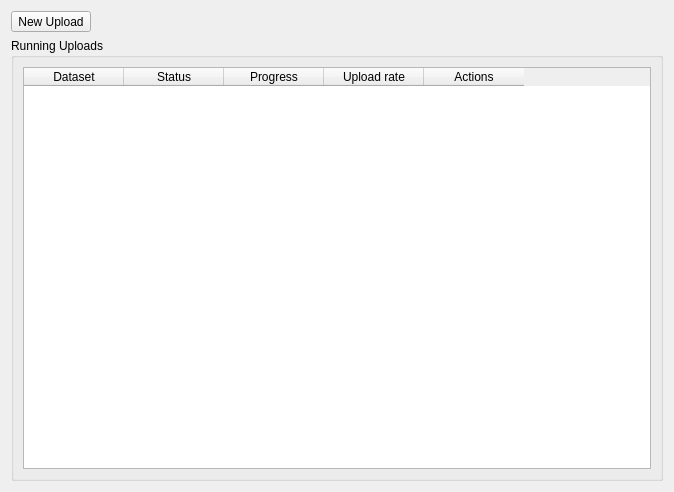
<?xml version="1.0" encoding="UTF-8"?>
<ui version="4.0">
 <class>Form</class>
 <widget class="QWidget" name="Form">
  <property name="geometry">
   <rect>
    <x>0</x>
    <y>0</y>
    <width>674</width>
    <height>492</height>
   </rect>
  </property>
  <property name="windowTitle">
   <string>Form</string>
  </property>
  <layout class="QVBoxLayout" name="verticalLayout">
   <item>
    <layout class="QHBoxLayout" name="horizontalLayout_8">
     <item>
      <widget class="QToolButton" name="toolButton_new_upload">
       <property name="text">
        <string>New Upload</string>
       </property>
      </widget>
     </item>
     <item>
      <spacer name="horizontalSpacer_2">
       <property name="orientation">
        <enum>Qt::Horizontal</enum>
       </property>
       <property name="sizeHint" stdset="0">
        <size>
         <width>40</width>
         <height>20</height>
        </size>
       </property>
      </spacer>
     </item>
    </layout>
   </item>
   <item>
    <widget class="QGroupBox" name="groupBox">
     <property name="sizePolicy">
      <sizepolicy hsizetype="Preferred" vsizetype="Expanding">
       <horstretch>0</horstretch>
       <verstretch>0</verstretch>
      </sizepolicy>
     </property>
     <property name="title">
      <string>Running Uploads</string>
     </property>
     <layout class="QVBoxLayout" name="verticalLayout_7">
      <item>
       <widget class="UploadTableWidget" name="widget_jobs">
        <column>
         <property name="text">
          <string>Dataset</string>
         </property>
        </column>
        <column>
         <property name="text">
          <string>Status</string>
         </property>
        </column>
        <column>
         <property name="text">
          <string>Progress</string>
         </property>
        </column>
        <column>
         <property name="text">
          <string>Upload rate</string>
         </property>
        </column>
        <column>
         <property name="text">
          <string>Actions</string>
         </property>
        </column>
       </widget>
      </item>
     </layout>
    </widget>
   </item>
  </layout>
 </widget>
 <customwidgets>
  <customwidget>
   <class>UploadTableWidget</class>
   <extends>QTableWidget</extends>
   <header>dcor_manager.gui.upload.widget_upload</header>
  </customwidget>
 </customwidgets>
 <resources/>
 <connections/>
</ui>
